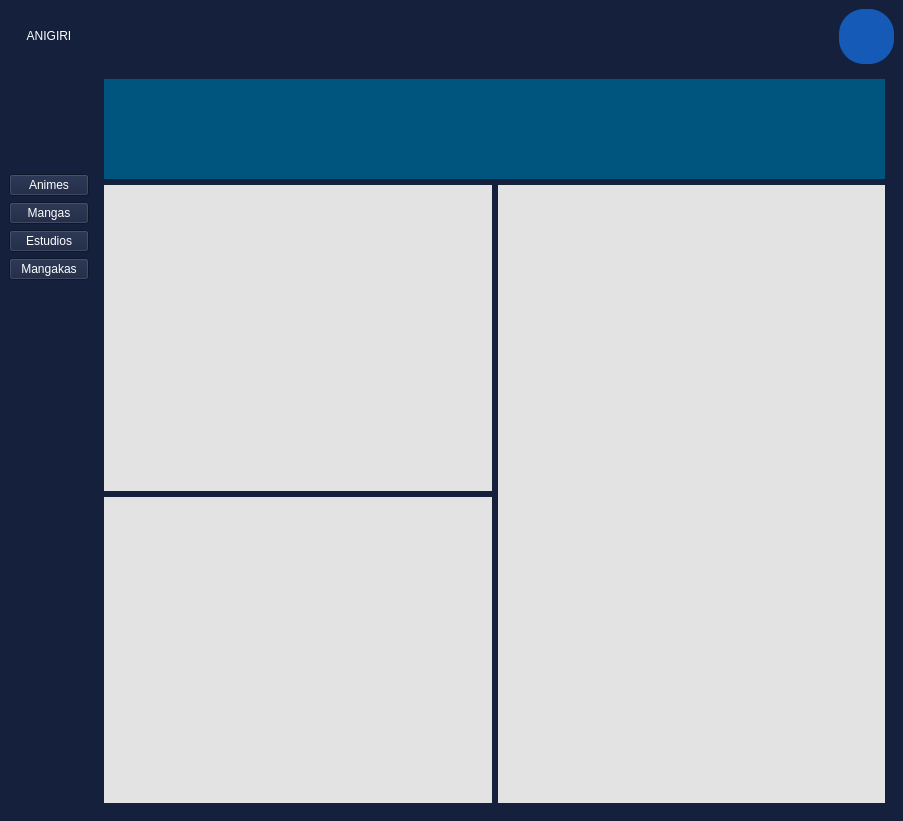
<?xml version="1.0" encoding="UTF-8"?>
<ui version="4.0">
 <class>MainWindow</class>
 <widget class="QMainWindow" name="MainWindow">
  <property name="geometry">
   <rect>
    <x>0</x>
    <y>0</y>
    <width>903</width>
    <height>821</height>
   </rect>
  </property>
  <property name="minimumSize">
   <size>
    <width>903</width>
    <height>821</height>
   </size>
  </property>
  <property name="maximumSize">
   <size>
    <width>903</width>
    <height>821</height>
   </size>
  </property>
  <property name="windowTitle">
   <string>MainWindow</string>
  </property>
  <property name="styleSheet">
   <string notr="true">background-color: rgb(21, 32, 60);</string>
  </property>
  <widget class="QWidget" name="centralwidget">
   <layout class="QGridLayout" name="gridLayout">
    <item row="17" column="1">
     <spacer name="verticalSpacer_5">
      <property name="orientation">
       <enum>Qt::Orientation::Vertical</enum>
      </property>
      <property name="sizeHint" stdset="0">
       <size>
        <width>20</width>
        <height>40</height>
       </size>
      </property>
     </spacer>
    </item>
    <item row="18" column="1">
     <spacer name="verticalSpacer_4">
      <property name="orientation">
       <enum>Qt::Orientation::Vertical</enum>
      </property>
      <property name="sizeHint" stdset="0">
       <size>
        <width>20</width>
        <height>40</height>
       </size>
      </property>
     </spacer>
    </item>
    <item row="0" column="3">
     <spacer name="horizontalSpacer">
      <property name="orientation">
       <enum>Qt::Orientation::Horizontal</enum>
      </property>
      <property name="sizeHint" stdset="0">
       <size>
        <width>40</width>
        <height>20</height>
       </size>
      </property>
     </spacer>
    </item>
    <item row="19" column="1">
     <spacer name="verticalSpacer_3">
      <property name="orientation">
       <enum>Qt::Orientation::Vertical</enum>
      </property>
      <property name="sizeHint" stdset="0">
       <size>
        <width>20</width>
        <height>40</height>
       </size>
      </property>
     </spacer>
    </item>
    <item row="16" column="1">
     <spacer name="verticalSpacer_6">
      <property name="orientation">
       <enum>Qt::Orientation::Vertical</enum>
      </property>
      <property name="sizeHint" stdset="0">
       <size>
        <width>20</width>
        <height>40</height>
       </size>
      </property>
     </spacer>
    </item>
    <item row="3" column="1">
     <spacer name="verticalSpacer">
      <property name="orientation">
       <enum>Qt::Orientation::Vertical</enum>
      </property>
      <property name="sizeHint" stdset="0">
       <size>
        <width>20</width>
        <height>40</height>
       </size>
      </property>
     </spacer>
    </item>
    <item row="6" column="1">
     <widget class="QPushButton" name="mangaButton">
      <property name="styleSheet">
       <string notr="true">color: rgb(255, 255, 255);</string>
      </property>
      <property name="text">
       <string>Mangas</string>
      </property>
     </widget>
    </item>
    <item row="5" column="1">
     <widget class="QPushButton" name="animeButton">
      <property name="styleSheet">
       <string notr="true">color: rgb(255, 255, 255);</string>
      </property>
      <property name="text">
       <string>Animes</string>
      </property>
     </widget>
    </item>
    <item row="3" column="2" rowspan="18" colspan="3">
     <layout class="QGridLayout" name="gridLayout_3">
      <item row="0" column="0">
       <widget class="QWidget" name="widget" native="true">
        <property name="styleSheet">
         <string notr="true"/>
        </property>
        <layout class="QGridLayout" name="gridLayout_2" columnstretch="0,0,0,0,0">
         <item row="1" column="3" colspan="2">
          <widget class="QLabel" name="title">
           <property name="minimumSize">
            <size>
             <width>0</width>
             <height>100</height>
            </size>
           </property>
           <property name="maximumSize">
            <size>
             <width>16777215</width>
             <height>100</height>
            </size>
           </property>
           <property name="styleSheet">
            <string notr="true">background-color: rgb(0, 85, 127);
font: 700 26pt &quot;Trebuchet MS&quot;;</string>
           </property>
           <property name="text">
            <string>&lt;html&gt;&lt;head/&gt;&lt;body&gt;&lt;p align=&quot;center&quot;&gt;&lt;br/&gt;&lt;/p&gt;&lt;/body&gt;&lt;/html&gt;</string>
           </property>
          </widget>
         </item>
         <item row="2" column="3">
          <widget class="QLabel" name="biographyvalue">
           <property name="styleSheet">
            <string notr="true">background-color:rgb(227, 227, 227);
color: rgb(0, 0, 0);
font: 14pt &quot;Segoe UI Symbol&quot;;</string>
           </property>
           <property name="text">
            <string>&lt;html&gt;&lt;head/&gt;&lt;body&gt;&lt;p align=&quot;justify&quot;&gt;&lt;br/&gt;&lt;/p&gt;&lt;/body&gt;&lt;/html&gt;</string>
           </property>
           <property name="alignment">
            <set>Qt::AlignmentFlag::AlignLeading|Qt::AlignmentFlag::AlignLeft|Qt::AlignmentFlag::AlignTop</set>
           </property>
          </widget>
         </item>
         <item row="3" column="3">
          <widget class="QLabel" name="obras">
           <property name="styleSheet">
            <string notr="true">background-color:rgb(227, 227, 227);
color: rgb(0, 0, 0);
font: 14pt &quot;Segoe UI Symbol&quot;;</string>
           </property>
           <property name="text">
            <string>&lt;html&gt;&lt;head/&gt;&lt;body&gt;&lt;p align=&quot;justify&quot;&gt;&lt;br/&gt;&lt;/p&gt;&lt;/body&gt;&lt;/html&gt;</string>
           </property>
           <property name="alignment">
            <set>Qt::AlignmentFlag::AlignLeading|Qt::AlignmentFlag::AlignLeft|Qt::AlignmentFlag::AlignTop</set>
           </property>
          </widget>
         </item>
         <item row="2" column="4" rowspan="2">
          <widget class="QLabel" name="placeholderimage">
           <property name="styleSheet">
            <string notr="true">background-color:rgb(227, 227, 227);
color: rgb(0, 0, 0);
font: 14pt &quot;Segoe UI Symbol&quot;;</string>
           </property>
           <property name="text">
            <string/>
           </property>
          </widget>
         </item>
        </layout>
       </widget>
      </item>
     </layout>
    </item>
    <item row="20" column="1">
     <spacer name="verticalSpacer_2">
      <property name="orientation">
       <enum>Qt::Orientation::Vertical</enum>
      </property>
      <property name="sizeHint" stdset="0">
       <size>
        <width>20</width>
        <height>40</height>
       </size>
      </property>
     </spacer>
    </item>
    <item row="1" column="3">
     <spacer name="horizontalSpacer_2">
      <property name="orientation">
       <enum>Qt::Orientation::Horizontal</enum>
      </property>
      <property name="sizeHint" stdset="0">
       <size>
        <width>40</width>
        <height>20</height>
       </size>
      </property>
     </spacer>
    </item>
    <item row="0" column="4" rowspan="2">
     <widget class="QPushButton" name="userButton">
      <property name="minimumSize">
       <size>
        <width>55</width>
        <height>55</height>
       </size>
      </property>
      <property name="styleSheet">
       <string notr="true">QPushButton {
    border-radius: 25px; 
    background-color: rgb(20, 90, 182); 
    color: white; 
    border: none; 
    font-size: 14px;
}</string>
      </property>
      <property name="text">
       <string/>
      </property>
      <property name="icon">
       <iconset theme="user-available"/>
      </property>
      <property name="iconSize">
       <size>
        <width>30</width>
        <height>30</height>
       </size>
      </property>
     </widget>
    </item>
    <item row="8" column="1">
     <widget class="QPushButton" name="mangakaButton">
      <property name="styleSheet">
       <string notr="true">color: rgb(255, 255, 255);</string>
      </property>
      <property name="text">
       <string>Mangakas</string>
      </property>
     </widget>
    </item>
    <item row="7" column="1">
     <widget class="QPushButton" name="estudioButton">
      <property name="styleSheet">
       <string notr="true">color: rgb(255, 255, 255);</string>
      </property>
      <property name="text">
       <string>Estudios</string>
      </property>
     </widget>
    </item>
    <item row="0" column="1" rowspan="2">
     <widget class="QPushButton" name="homeButton">
      <property name="styleSheet">
       <string notr="true">QPushButton {
    background: transparent; 
    border: none;
    color: white; 
	font: 24pt &quot;Pinky Show&quot;;
}

QPushButton:hover {
    background: transparent; 
}</string>
      </property>
      <property name="text">
       <string>ANIGIRI</string>
      </property>
     </widget>
    </item>
   </layout>
  </widget>
 </widget>
 <resources/>
 <connections/>
</ui>
